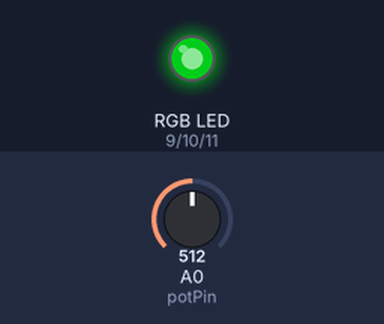
The sketch below on a simulated Arduino Uno, built with avr-gcc and run on an emulated ATmega328P. On the bench: an RGB LED mixed from three pins (HIGH = lit). Inputs (shaded band) come from the test bench; at power-on: A0 (potPin) = 512. Dim RGB values are drawn brighter than linear.

Above: at 1.2 s.
1.3 s: A0 (potPin) set to 0
At 1.8 s:
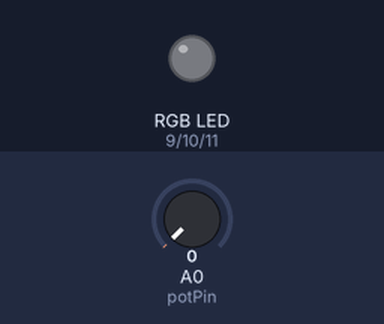
2.8 s: A0 (potPin) set to 3
4.3 s: A0 (potPin) set to 6
At 4.47 s:
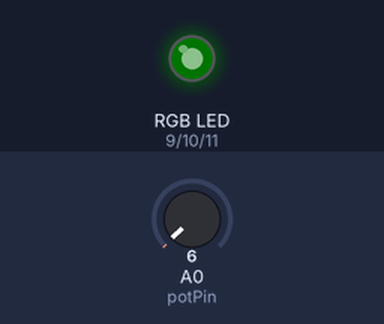
7.3 s: A0 (potPin) set to 122
10.3 s: A0 (potPin) set to 306
At 10.95 s:
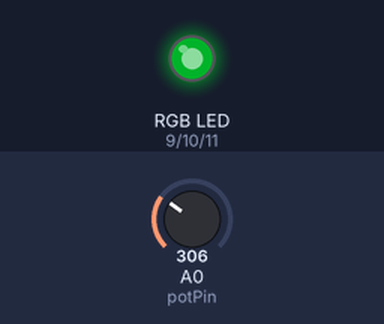
Timing chart, 0 to 20.3 s (numbered marks = the images above; inputs shaded):
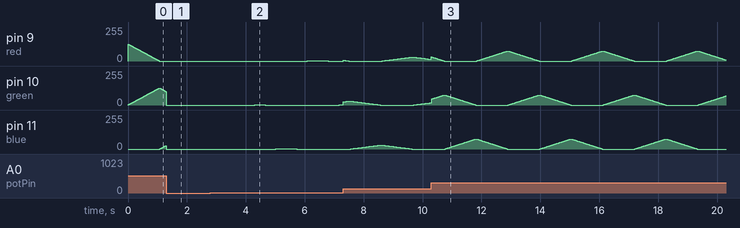

Measured:
- after the input at 1.3 s, pin 9 (red): stays 0/255 (without the input it goes to 1/255 after 0.85 s)
- after the input at 2.8 s, every drawn part: stays the same
- after the input at 4.3 s, pin 9 (red): 0/255 → 1/255 after 1.8 s, → 0/255 0.71 s later; pin 10 (green): 0/255 → 1/255 at once, → 0/255 0.35 s later, → 1/255 2.5 s later; pin 11 (blue): 0/255 → 1/255 after 0.72 s, → 0/255 0.71 s later

The sketch:

lynclights.ino
```cpp
// Pins
const int red = 9;
const int green = 10;
const int blue = 11;
const int potPin = 0;

// Colors
const int ocsAvailableColor[] = {0, 255, 0}; // Green
const int ocsAvailable = 97; // a
const int ocsBusyColor[] = {255, 0, 0}; // Red
const int ocsBusy = 98; // b
const int ocsAwayColor[] = {255, 70, 0}; // Yellow but Blue for now
const int ocsAway = 119; // w
const int ocsUnknownColor[] = {0, 0, 0}; // Nothing
const int ocsDebug = 48; // 0
const int ocsDebugColor[] = {255, 255, 255}; // ALL
const int ocsRainbow = 114; // r
const int ocsDisturb = 100; // d
const int noneColor[] = {0, 0, 0}; // Blank

// Data input
int incomingByte = 0;

/**
 * Calculate the actual value to spit out to the pins based on brightness
 */
void calculateColorValue(int brightness, int *color, int *outputColor) {
  float multiplyer = brightness / 1024.0;
  outputColor[0] = (int)(multiplyer * color[0]);
  outputColor[1] = (int)(multiplyer * color[1]);
  outputColor[2] = (int)(multiplyer * color[2]);
}

/**
 * Display a color to the pins
 */
void displayColor(int* color, int brightness) {
  int outputColor[] = {0, 0, 0};
  calculateColorValue(brightness, color, outputColor);

  analogWrite(red, outputColor[0]);
  analogWrite(green, outputColor[1]);
  analogWrite(blue, outputColor[2]);
}

/**
 * Get the brightness value
 */
int getBrightness() {
  return analogRead(potPin);
}

/**
 * Rainbow loop
 */
void loopRainbow() {
  unsigned int rgbColour[3];

  // Start off with red.
  rgbColour[0] = 255;
  rgbColour[1] = 0;
  rgbColour[2] = 0;

  // Choose the colours to increment and decrement.
  for (int decColour = 0; decColour < 3; decColour += 1) {
    // Determine rollover between blue and red (last and first)
    int incColour = 0;
    if (decColour != 2) {
      incColour = decColour + 1;
    }

    // cross-fade the two colours.
    for(int i = 0; i < 255; i += 1) {
      rgbColour[decColour] -= 1;
      rgbColour[incColour] += 1;

      // Set the color
      int rainbowColor[] = {rgbColour[0], rgbColour[1], rgbColour[2]};
      // Display it
      displayColor(rainbowColor, getBrightness());
      delay(4);
    }
  }
}

/**
 * Red alert
 */
void loopAlert() {
  // Need to loop to pick up new brightness settings
  for (int i=0; i<1000; i++) {
    displayColor(ocsBusyColor, getBrightness());
    delay(1);
  }
  // No loop required for no color because.... no color.
  displayColor(noneColor, getBrightness());
  delay(1000);
}

/**
 * Setup the board
 */
void setup() {
  // initialize the digital pin as an output.
  pinMode(red, OUTPUT);
  pinMode(green, OUTPUT);
  pinMode(blue, OUTPUT);
  Serial.begin(9600);
}

/**
 * Logic loop
 */
void loop() {
  // If there is a new character, get it
  if (Serial.available() > 0) {
    incomingByte = Serial.read();
  }

  // Display based on what we have
  if (incomingByte == ocsAvailable) {
    displayColor(ocsAvailableColor, getBrightness());
  }
  else if (incomingByte == ocsBusy) {
    displayColor(ocsBusyColor, getBrightness());
  }
  else if (incomingByte == ocsAway) {
    displayColor(ocsAwayColor, getBrightness());
  }
  else if (incomingByte == ocsDebug) {
    displayColor(ocsDebugColor, getBrightness());
  }
  else if (incomingByte == ocsDisturb) {
    loopAlert();
  }
  else {
    loopRainbow();
  }
}
```
